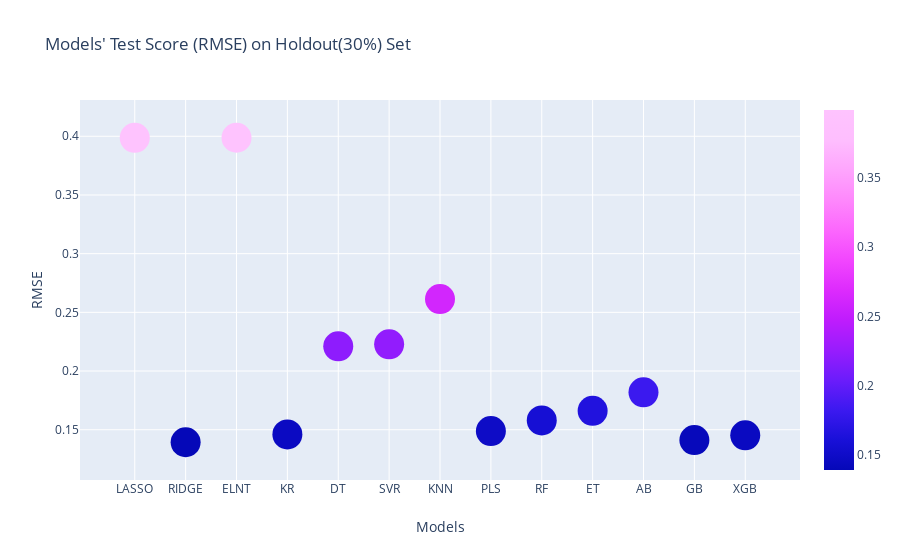

The cell this chart's notebook holds for it:
### Code cell
'''Evaluate model on the train set data frame'''
def train_test_split(model):
    from sklearn.model_selection import train_test_split
    from sklearn.metrics import mean_squared_error
    X_train, X_test, Y_train, Y_test = train_test_split(trainDF_processed, v_log_SalePrice, test_size = 0.3, random_state = seed)
    model.fit(X_train, Y_train)
    prediction = model.predict(X_test)
    mse = mean_squared_error(prediction, Y_test)
    rmse = np.sqrt(mse) #non-negative square-root
    return rmse

'''Calculate train_test_split score of differnt models and plot them.'''
models = [lasso, ridge, elnt, kr, dt, svr, knn, pls, rf, et, ab, gb, xgb]
train_test_split_rmse = []
for model in models:
    train_test_split_rmse.append(train_test_split(model))

'''Plot data frame of train test rmse'''
train_test_score = pd.DataFrame(data = train_test_split_rmse, columns = ['Train_Test_RMSE'])
train_test_score.index = ['LASSO',  'RIDGE', 'ELNT', 'KR', 'DT', 'SVR', 'KNN', 'PLS', 'RF', 'ET', 'AB', 'GB', 'XGB']
scatter_plot(train_test_score.index, train_test_score['Train_Test_RMSE'], "Models' Test Score (RMSE) on Holdout(30%) Set", 'Models', 'RMSE', 30, 'plotly3')

### Figure 1 — Plotly figure (JSON) as saved in the notebook; plotly's stock layout.template omitted (floating-point values rounded to 4 significant figures)
{"data": [{"marker": {"color": [0.3987, 0.1393, 0.3987, 0.146, 0.221, 0.2227, 0.2613, 0.1488, 0.158, 0.1662, 0.1819, 0.1412, 0.1452], "colorscale": [[0, "#0508b8"], [0.08333, "#1910d8"], [0.1667, "#3c19f0"], [0.25, "#6b1cfb"], [0.3333, "#981cfd"], [0.4167, "#bf1cfd"], [0.5, "#dd2bfd"], [0.5833, "#f246fe"], [0.6667, "#fc67fd"], [0.75, "#fe88fc"], [0.8333, "#fea5fd"], [0.9167, "#febefe"], [1, "#fec3fe"]], "showscale": true, "size": 30}, "mode": "markers", "type": "scatter", "x": ["LASSO", "RIDGE", "ELNT", "KR", "DT", "SVR", "KNN", "PLS", "RF", "ET", "AB", "GB", "XGB"], "y": [0.3987, 0.1393, 0.3987, 0.146, 0.221, 0.2227, 0.2613, 0.1488, 0.158, 0.1662, 0.1819, 0.1412, 0.1452]}], "layout": {"hovermode": "closest", "title": {"text": "Models' Test Score (RMSE) on Holdout(30%) Set"}, "xaxis": {"title": {"text": "Models"}}, "yaxis": {"title": {"text": "RMSE"}}}}
